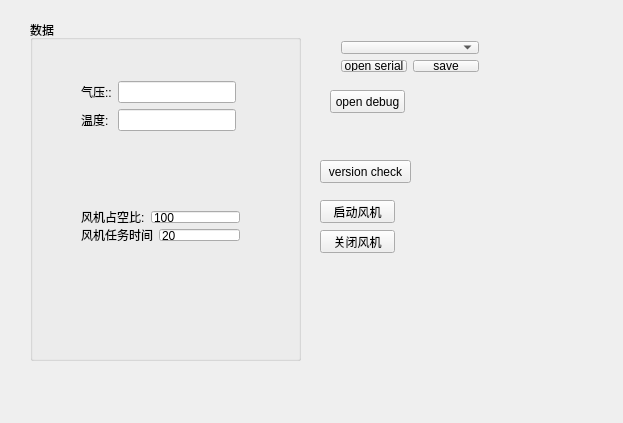
<?xml version="1.0" encoding="UTF-8"?>
<ui version="4.0">
 <class>Widget</class>
 <widget class="QWidget" name="Widget">
  <property name="geometry">
   <rect>
    <x>0</x>
    <y>0</y>
    <width>623</width>
    <height>423</height>
   </rect>
  </property>
  <property name="windowTitle">
   <string>Widget</string>
  </property>
  <widget class="QGroupBox" name="groupBox">
   <property name="geometry">
    <rect>
     <x>30</x>
     <y>20</y>
     <width>271</width>
     <height>341</height>
    </rect>
   </property>
   <property name="title">
    <string>数据</string>
   </property>
   <widget class="QWidget" name="layoutWidget">
    <property name="geometry">
     <rect>
      <x>40</x>
      <y>110</y>
      <width>171</width>
      <height>16</height>
     </rect>
    </property>
    <layout class="QHBoxLayout" name="horizontalLayout">
     <item>
      <widget class="QLabel" name="label_4">
       <property name="text">
        <string>Time</string>
       </property>
      </widget>
     </item>
     <item>
      <widget class="QLabel" name="label_7">
       <property name="text">
        <string>0</string>
       </property>
      </widget>
     </item>
     <item>
      <widget class="QLabel" name="label_3">
       <property name="text">
        <string>package</string>
       </property>
      </widget>
     </item>
     <item>
      <widget class="QLabel" name="label_9">
       <property name="text">
        <string>0</string>
       </property>
      </widget>
     </item>
    </layout>
   </widget>
   <widget class="QWidget" name="layoutWidget">
    <property name="geometry">
     <rect>
      <x>40</x>
      <y>50</y>
      <width>177</width>
      <height>76</height>
     </rect>
    </property>
    <layout class="QFormLayout" name="formLayout">
     <item row="0" column="0">
      <widget class="QLabel" name="label">
       <property name="text">
        <string>气压::</string>
       </property>
      </widget>
     </item>
     <item row="0" column="1">
      <widget class="QLineEdit" name="pressure">
       <property name="readOnly">
        <bool>true</bool>
       </property>
      </widget>
     </item>
     <item row="1" column="0">
      <widget class="QLabel" name="label_2">
       <property name="text">
        <string>温度:</string>
       </property>
      </widget>
     </item>
     <item row="1" column="1">
      <widget class="QLineEdit" name="temperature">
       <property name="readOnly">
        <bool>true</bool>
       </property>
      </widget>
     </item>
    </layout>
   </widget>
   <widget class="QWidget" name="layoutWidget">
    <property name="geometry">
     <rect>
      <x>40</x>
      <y>140</y>
      <width>221</width>
      <height>22</height>
     </rect>
    </property>
    <layout class="QHBoxLayout" name="horizontalLayout_3">
     <item>
      <widget class="QLabel" name="label_5">
       <property name="text">
        <string>版本号:</string>
       </property>
      </widget>
     </item>
     <item>
      <widget class="QLineEdit" name="version_edit">
       <property name="readOnly">
        <bool>true</bool>
       </property>
      </widget>
     </item>
    </layout>
   </widget>
   <widget class="QWidget" name="layoutWidget">
    <property name="geometry">
     <rect>
      <x>40</x>
      <y>180</y>
      <width>181</width>
      <height>52</height>
     </rect>
    </property>
    <layout class="QVBoxLayout" name="verticalLayout_2">
     <item>
      <layout class="QHBoxLayout" name="horizontalLayout_4">
       <item>
        <widget class="QLabel" name="label_6">
         <property name="text">
          <string>风机占空比:</string>
         </property>
        </widget>
       </item>
       <item>
        <widget class="QLineEdit" name="fanduty_edit">
         <property name="text">
          <string>100</string>
         </property>
        </widget>
       </item>
      </layout>
     </item>
     <item>
      <layout class="QHBoxLayout" name="horizontalLayout_5">
       <item>
        <widget class="QLabel" name="label_8">
         <property name="text">
          <string>风机任务时间</string>
         </property>
        </widget>
       </item>
       <item>
        <widget class="QLineEdit" name="fantime_edit">
         <property name="text">
          <string>20</string>
         </property>
        </widget>
       </item>
      </layout>
     </item>
    </layout>
   </widget>
   <widget class="QWidget" name="layoutWidget">
    <property name="geometry">
     <rect>
      <x>40</x>
      <y>20</y>
      <width>181</width>
      <height>22</height>
     </rect>
    </property>
    <layout class="QHBoxLayout" name="horizontalLayout_6">
     <item>
      <widget class="QLabel" name="label_10">
       <property name="text">
        <string>集尘次数:</string>
       </property>
      </widget>
     </item>
     <item>
      <widget class="QLineEdit" name="fanopen_edit"/>
     </item>
    </layout>
   </widget>
  </widget>
  <widget class="QPushButton" name="version_button">
   <property name="geometry">
    <rect>
     <x>320</x>
     <y>160</y>
     <width>91</width>
     <height>23</height>
    </rect>
   </property>
   <property name="text">
    <string>version check</string>
   </property>
  </widget>
  <widget class="QWidget" name="layoutWidget">
   <property name="geometry">
    <rect>
     <x>330</x>
     <y>30</y>
     <width>160</width>
     <height>53</height>
    </rect>
   </property>
   <layout class="QVBoxLayout" name="verticalLayout">
    <item>
     <widget class="QComboBox" name="com_box"/>
    </item>
    <item>
     <layout class="QHBoxLayout" name="horizontalLayout_2">
      <item>
       <widget class="QPushButton" name="serial_button">
        <property name="text">
         <string>open serial</string>
        </property>
       </widget>
      </item>
      <item>
       <widget class="QPushButton" name="save_button">
        <property name="text">
         <string>save</string>
        </property>
       </widget>
      </item>
     </layout>
    </item>
   </layout>
  </widget>
  <widget class="QPushButton" name="fanopen_button">
   <property name="geometry">
    <rect>
     <x>320</x>
     <y>200</y>
     <width>75</width>
     <height>23</height>
    </rect>
   </property>
   <property name="text">
    <string>启动风机</string>
   </property>
  </widget>
  <widget class="QPushButton" name="fanclose_button">
   <property name="geometry">
    <rect>
     <x>320</x>
     <y>230</y>
     <width>75</width>
     <height>23</height>
    </rect>
   </property>
   <property name="text">
    <string>关闭风机</string>
   </property>
  </widget>
  <widget class="QPushButton" name="debug_button">
   <property name="geometry">
    <rect>
     <x>330</x>
     <y>90</y>
     <width>75</width>
     <height>23</height>
    </rect>
   </property>
   <property name="text">
    <string>open debug</string>
   </property>
  </widget>
  <zorder>layoutWidget</zorder>
  <zorder>groupBox</zorder>
  <zorder>version_button</zorder>
  <zorder>fanopen_button</zorder>
  <zorder>fanclose_button</zorder>
  <zorder>debug_button</zorder>
 </widget>
 <layoutdefault spacing="6" margin="11"/>
 <resources/>
 <connections/>
</ui>
